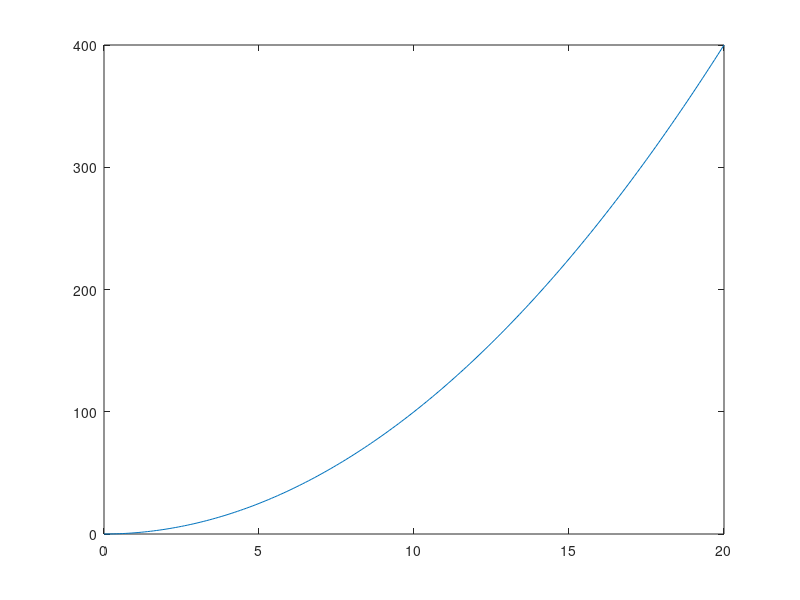

Reproduce this figure in MATLAB. (Note: this script raises an error after producing the figure.)
"Octave Script"
% Title			    Función Inyectiva, sobreyectiva y biyectiva.:
% Description		:Script para determinar funcion inyectiva sprayectiva byectiva
% Author		    :Miranda Cruz Roxana Rubi
% Date		    	:20211114
% Version		    :1
% Usage			    :octave>cd /path/
% 		        	:octave Función Inyectiva, sobreyectiva y biyectiva.
% 		        	:Requiere aplicación octave, usar su línea de comandos 
clear
"RANGO"
h=0:0.1:20;
"FUNCION A PLOTEAR"
fh=h.^2;
plot(h,fh)
title:"FUNCION INYECTIVA "
